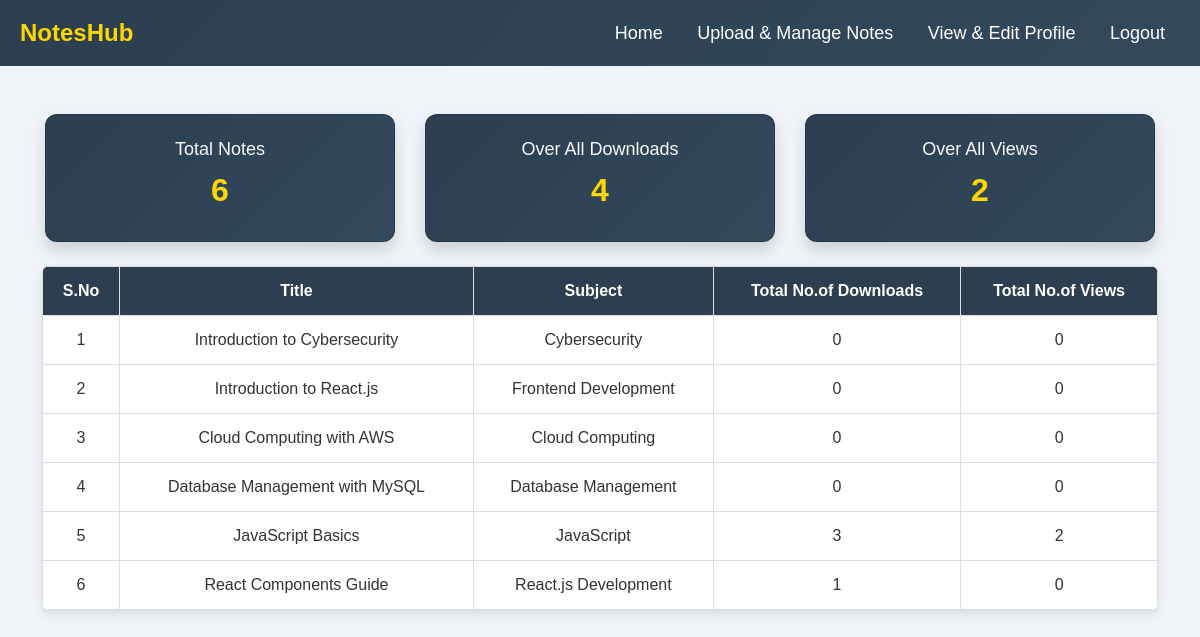
/userpannel/dashboard.php (signed in), run on the app's committed database.
### tables this page shows
CREATE TABLE `notes` (
  `id` int(11) NOT NULL,
  `user_id` int(11) NOT NULL,
  `notes_title` varchar(255) NOT NULL,
  `notes_subject` varchar(255) NOT NULL,
  `description` text NOT NULL,
  `pdf` varchar(255) DEFAULT NULL,
  `view_count` int(11) DEFAULT 0,
  `dwnld_count` int(11) DEFAULT 0,
  `created_at` timestamp NOT NULL DEFAULT current_timestamp(),
  `download_count` int(11) DEFAULT 0
);

### userpannel/dashboard.php (the view, shortened to what this page needs)
<?php
require '../db/db.php';
$user_id = $_SESSION["user_id"];
$total_notes_query = "SELECT COUNT(*) FROM notes WHERE user_id = ?";
$stmt = $conn->prepare($total_notes_query);
$stmt->bind_param("i", $user_id);
$stmt->execute();
$stmt->bind_result($total_notes);
$total_views_query = "SELECT SUM(view_count) FROM notes WHERE user_id = ?";
$stmt = $conn->prepare($total_views_query);
$stmt->bind_param("i", $user_id);
$stmt->execute();
$stmt->bind_result($total_views);
$notes_query = "SELECT * FROM notes WHERE user_id = ? ORDER BY created_at DESC";
$stmt = $conn->prepare($notes_query);
$stmt->bind_param("i", $user_id);
$stmt->execute();
$result = $stmt->get_result();
$total_downloads_query = "SELECT SUM(dwnld_count) FROM notes WHERE user_id = ?";
$stmt = $conn->prepare($total_downloads_query);
$stmt->bind_param("i", $user_id);
$stmt->execute();
$stmt->bind_result($total_downloads);
$total_views_query = "SELECT SUM(view_count) FROM notes WHERE user_id = ?";
$stmt = $conn->prepare($total_views_query);
$stmt->bind_param("i", $user_id);
$stmt->execute();
$stmt->bind_result($total_views);
?>
<!DOCTYPE html>
<html lang="en">
<head>
    <link rel="stylesheet" href="https://cdn.jsdelivr.net/npm/bootstrap@5.3.0/dist/css/bootstrap.min.css">
</head>
<body>
    <div class="navbar">
        <div class="logo">NotesHub</div>
        <div>
            <a href="./dashboard.php">Home</a>
            <a href="./uploadnotes.php">Upload & Manage Notes</a>
            <a href="./profile.php">View & Edit Profile</a>
            <a href="./logout.php">Logout</a>
        </div>
    </div>
    <div class="container mt-5">
        <div class="row text-center mb-4">
            <div class="col-md-4">
                <div class="card p-4 shadow">
                    <h4>Total Notes</h4>
                    <h2><?php echo $total_notes; ?></h2>
                </div>
            </div>
            <div class="col-md-4">
                <div class="card p-4 shadow">
                    <h4>Over All Downloads</h4>
                    <h2><?php echo $total_downloads ? $total_downloads : 0; ?></h2>
                </div>
            </div>
            <div class="col-md-4">
                <div class="card p-4 shadow">
                    <h4>Over All Views</h4>
                    <h2><?php echo $total_views ? $total_views : 0; ?></h2>
                </div>
            </div>
        </div>
        <table>
            <thead>
                <tr>
                    <th>S.No</th>
                    <th>Title</th>
                    <th>Subject</th>
                    <th>Total No.of Downloads</th>
                    <th>Total No.of Views</th>
                </tr>
            </thead>
            <tbody>
                <?php
                $sno = 1;
                while ($row = $result->fetch_assoc()) { ?>
                    <tr>
                        <td><?php echo $sno++; ?></td>
                        <td><?php echo htmlspecialchars($row['notes_title']); ?></td>
                        <td><?php echo htmlspecialchars($row['notes_subject']); ?></td>
                        <td><?php echo $row['dwnld_count']; ?></td>
                        <td><?php echo $row['view_count']; ?></td>
                    </tr>
                <?php } ?>
            </tbody>
        </table>
    </div>
</body>
</html>

### userpannel/dashboard.php (style rules this page uses)
body { margin: 0; font-family: 'Arial', sans-serif; background-color: #f0f4f8; color: #333; }
a { text-decoration: none; color: inherit; }
.navbar { background: linear-gradient(135deg, #2c3e50, #34495e); padding: 15px 20px; display: flex; justify-content: space-between; align-items: center; color: white; position: sticky; top: 0; z-index: 1000; transition: all 0.3s ease-in-out; }
.navbar a { color: white; text-decoration: none; margin: 0 15px; font-size: 18px; transition: color 0.3s, transform 0.3s; }
.navbar .logo { font-size: 24px; font-weight: bold; color: #ffd700; }
.card { border-radius: 12px; background: linear-gradient(135deg, #2c3e50, #34495e); color: white; text-align: center; box-shadow: 0px 4px 10px rgba(0, 0, 0, 0.2); transition: transform 0.3s, box-shadow 0.3s; width: 350px; margin: auto; cursor: pointer; }
.card h4 { font-size: 18px; margin-bottom: 10px; font-weight: normal; color: #f8f9fa; }
.card h2 { font-size: 32px; font-weight: bold; color: #ffd700; }
table { width: 100%; border-collapse: collapse; margin-top: 10px; background: white; border-radius: 8px; overflow: hidden; box-shadow: 0px 4px 10px rgba(0, 0, 0, 0.1); }
table th, table td { border: 1px solid #ddd; padding: 12px; text-align: center; vertical-align: middle; }
table th { background: #2c3e50; color: white; }

### data on the page
notes: notes_title "Introduction to Cybersecurity", notes_subject "Cybersecurity", dwnld_count "0", view_count "0"
notes: notes_title "Introduction to React.js", notes_subject "Frontend Development", dwnld_count "0", view_count "0"
notes: notes_title "Cloud Computing with AWS", notes_subject "Cloud Computing", dwnld_count "0", view_count "0"
notes: notes_title "Database Management with MySQL", notes_subject "Database Management", dwnld_count "0", view_count "0"
notes: notes_title "JavaScript Basics", notes_subject "JavaScript", dwnld_count "3", view_count "2"
notes: notes_title "React Components Guide", notes_subject "React.js Development", dwnld_count "1", view_count "0"

### other printed values
$total_notes "6"
$total_downloads "4"
$total_views "2"
